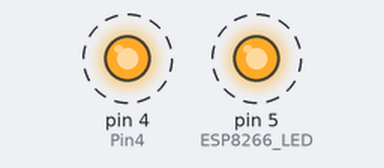
Simulated run of this sketch. Board: Arduino Uno, built with avr-gcc and run on an emulated ATmega328P. Shown: output pins drawn as LEDs (lit = HIGH). Dashed ring = blinking.

Above: at 0.2 s.
Timing chart, 0 to 3.0 s (numbered marks = the images above):
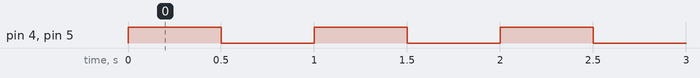

Measured:
- by itself, pin 4 (Pin4), pin 5 (ESP8266_LED): alternates HIGH for 0.50 s and LOW for 0.50 s

The sketch:

Blink_SparkFun_ESP8266.ino
```cpp
//Blink_SparkFun_ESP8266.ino
// 12/7/15 Beck: Added test for pin 4
#define ESP8266_LED   5
#define Pin4          4

void setup()
{
  pinMode(ESP8266_LED, OUTPUT);
  pinMode(Pin4, OUTPUT);
}

void loop()
{
  digitalWrite(ESP8266_LED, HIGH);
  digitalWrite(Pin4, HIGH);
  delay(500);
  digitalWrite(ESP8266_LED, LOW);
  digitalWrite(Pin4, LOW);
  delay(500);
}
```
